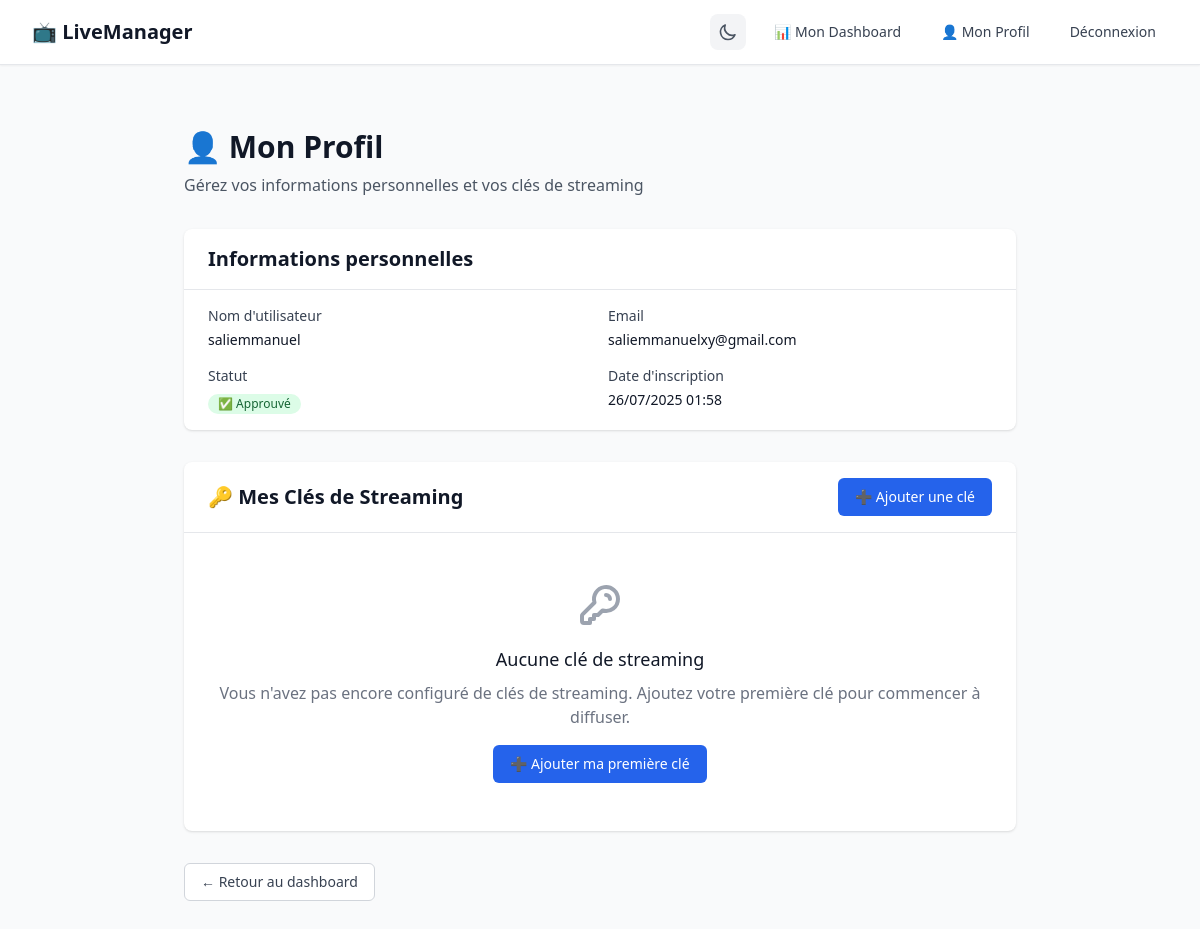
Screenshot of /profile/ (signed in) with the database file from the repository.
### streams/models.py (models this page shows, shortened)
class User(AbstractUser):
    is_admin = models.BooleanField(default=False, verbose_name="Administrateur")
    is_approved = models.BooleanField(default=False, verbose_name="Approuvé")
    class Meta:
        verbose_name = "Utilisateur"
        verbose_name_plural = "Utilisateurs"

### streams/views.py (the view)
# urls.py: path("profile/", views.profile, name="profile"),
@login_required
def profile(request):
    stream_keys = StreamKey.objects.filter(user=request.user).order_by("-created_at")
    return render(request, "streams/profile.html", {"user_stream_keys": stream_keys})

### templates/streams/profile.html (shortened to what this page needs)
{% extends 'base.html' %}
{% block content %}
<div class="min-h-screen bg-gray-50 dark:bg-gray-900 py-8">
    <div class="max-w-4xl mx-auto px-4 sm:px-6 lg:px-8">
        <div class="mb-8">
            <h1 class="text-3xl font-bold text-gray-900 dark:text-white">
                👤 Mon Profil
            </h1>
            <p class="mt-2 text-gray-600 dark:text-gray-400">
                Gérez vos informations personnelles et vos clés de streaming
            </p>
        </div>
        <div class="bg-white dark:bg-gray-800 shadow rounded-lg mb-8">
            <div class="px-6 py-4 border-b border-gray-200 dark:border-gray-700">
                <h2 class="text-xl font-semibold text-gray-900 dark:text-white">
                    Informations personnelles
                </h2>
            </div>
            <div class="px-6 py-4">
                <div class="grid grid-cols-1 md:grid-cols-2 gap-4">
                    <div>
                        <label class="block text-sm font-medium text-gray-700 dark:text-gray-300">
                            Nom d'utilisateur
                        </label>
                        <p class="mt-1 text-sm text-gray-900 dark:text-white">
                            {{ user.username }}
                        </p>
                    </div>
                    <div>
                        <label class="block text-sm font-medium text-gray-700 dark:text-gray-300">
                            Email
                        </label>
                        <p class="mt-1 text-sm text-gray-900 dark:text-white">
                            {{ user.email }}
                        </p>
                    </div>
                    <div>
                        <label class="block text-sm font-medium text-gray-700 dark:text-gray-300">
                            Statut
                        </label>
                        <p class="mt-1">
                            {% if user.is_approved %}
                                <span class="inline-flex items-center px-2.5 py-0.5 rounded-full text-xs font-medium bg-green-100 text-green-800 dark:bg-green-900 dark:text-green-200">
                                    ✅ Approuvé
                                </span>
                            {% else %}
                                <span class="inline-flex items-center px-2.5 py-0.5 rounded-full text-xs font-medium bg-yellow-100 text-yellow-800 dark:bg-yellow-900 dark:text-yellow-200">
                                    ⏳ En attente d'approbation
                                </span>
                            {% endif %}
                        </p>
                    </div>
                    <div>
                        <label class="block text-sm font-medium text-gray-700 dark:text-gray-300">
                            Date d'inscription
                        </label>
                        <p class="mt-1 text-sm text-gray-900 dark:text-white">
                            {{ user.date_joined|date:"d/m/Y H:i" }}
                        </p>
                    </div>
                </div>
            </div>
        </div>
        <div class="bg-white dark:bg-gray-800 shadow rounded-lg">
            <div class="px-6 py-4 border-b border-gray-200 dark:border-gray-700 flex justify-between items-center">
                <h2 class="text-xl font-semibold text-gray-900 dark:text-white">
                    🔑 Mes Clés de Streaming
                </h2>
                <a href="{% url 'add_stream_key' %}"
                   class="inline-flex items-center px-4 py-2 border border-transparent text-sm font-medium rounded-md text-white bg-blue-600 hover:bg-blue-700 focus:outline-none focus:ring-2 focus:ring-offset-2 focus:ring-blue-500 dark:bg-blue-500 dark:hover:bg-blue-600">
                    ➕ Ajouter une clé
                </a>
            </div>
            <div class="px-6 py-4">
                {% if user_stream_keys %}
                    <div class="space-y-4">
                        {% for stream_key in user_stream_keys %}
                            <div class="border border-gray-200 dark:border-gray-700 rounded-lg p-4 {% if not stream_key.is_active %}opacity-60{% endif %}">
                                <div class="flex justify-between items-start">
                                    <div class="flex-1">
                                        <div class="flex items-center space-x-2 mb-2">
                                            <h3 class="text-lg font-medium text-gray-900 dark:text-white">
                                                {{ stream_key.name }}
                                            </h3>
                                            {% if stream_key.is_active %}
                                                <span class="inline-flex items-center px-2 py-1 rounded-full text-xs font-medium bg-green-100 text-green-800 dark:bg-green-900 dark:text-green-200">
                                                    Active
                                                </span>
                                            {% else %}
                                                <span class="inline-flex items-center px-2 py-1 rounded-full text-xs font-medium bg-gray-100 text-gray-800 dark:bg-gray-700 dark:text-gray-300">
                                                    Inactive
                                                </span>
                                            {% endif %}
                                        </div>
                                        <div class="grid grid-cols-1 md:grid-cols-2 gap-4 text-sm">
                                            <div>
                                                <label class="block text-sm font-medium text-gray-700 dark:text-gray-300">
                                                    Plateforme
                                                </label>
                                                <p class="mt-1 text-gray-900 dark:text-white">
                                                    {{ stream_key.platform }}
                                                </p>
                                            </div>
                                            <div>
                                                <label class="block text-sm font-medium text-gray-700 dark:text-gray-300">
                                                    Clé RTMP
                                                </label>
                                                <p class="mt-1 text-gray-900 dark:text-white font-mono text-xs break-all">
                                                    {{ stream_key.key|truncatechars:50 }}
                                                </p>
                                            </div>
                                        </div>
                                        <div class="mt-2 text-xs text-gray-500 dark:text-gray-400">
                                            Créée le {{ stream_key.created_at|date:"d/m/Y H:i" }}
                                        </div>
                                    </div>
                                    <div class="flex space-x-2 ml-4">
                                        <a href="{% url 'edit_stream_key' stream_key.id %}"
                                           class="inline-flex items-center px-3 py-1 border border-gray-300 dark:border-gray-600 text-sm font-medium rounded-md text-gray-700 dark:text-gray-300 bg-white dark:bg-gray-700 hover:bg-gray-50 dark:hover:bg-gray-600 focus:outline-none focus:ring-2 focus:ring-offset-2 focus:ring-blue-500">
                                            ✏️ Modifier
                                        </a>
                                        <form method="post" action="{% url 'toggle_stream_key' stream_key.id %}" class="inline">
                                            {% csrf_token %}
                                            <button type="submit"
                                                    class="inline-flex items-center px-3 py-1 border border-gray-300 dark:border-gray-600 text-sm font-medium rounded-md text-gray-700 dark:text-gray-300 bg-white dark:bg-gray-700 hover:bg-gray-50 dark:hover:bg-gray-600 focus:outline-none focus:ring-2 focus:ring-offset-2 focus:ring-blue-500">
                                                {% if stream_key.is_active %}
                                                    🔒 Désactiver
                                                {% else %}
                                                    🔓 Activer
                                                {% endif %}
                                            </button>
                                        </form>
                                        <form method="post" action="{% url 'delete_stream_key' stream_key.id %}" class="inline"
                                              onsubmit="return confirm('Êtes-vous sûr de vouloir supprimer cette clé de streaming ?')">
                                            {% csrf_token %}
                                            <button type="submit"
                                                    class="inline-flex items-center px-3 py-1 border border-red-300 dark:border-red-600 text-sm font-medium rounded-md text-red-700 dark:text-red-300 bg-white dark:bg-gray-700 hover:bg-red-50 dark:hover:bg-red-900 focus:outline-none focus:ring-2 focus:ring-offset-2 focus:ring-red-500">
                                                🗑️ Supprimer
                                            </button>
                                        </form>
                                    </div>
                                </div>
                            </div>
                        {% endfor %}
                    </div>
                {% else %}
                    <div class="text-center py-8">
                        <div class="text-gray-400 dark:text-gray-500 mb-4">
                            <svg class="mx-auto h-12 w-12" fill="none" viewBox="0 0 24 24" stroke="currentColor">
                                <path stroke-linecap="round" stroke-linejoin="round" stroke-width="2" d="M15 7a2 2 0 012 2m4 0a6 6 0 01-7.743 5.743L11 17H9v2H7v2H4a1 1 0 01-1-1v-2.586a1 1 0 01.293-.707l5.964-5.964A6 6 0 1121 9z" />
                            </svg>
                        </div>
                        <h3 class="text-lg font-medium text-gray-900 dark:text-white mb-2">
                            Aucune clé de streaming
                        </h3>
                        <p class="text-gray-500 dark:text-gray-400 mb-4">
                            Vous n'avez pas encore configuré de clés de streaming.
                            Ajoutez votre première clé pour commencer à diffuser.
                        </p>
                        <a href="{% url 'add_stream_key' %}"
                           class="inline-flex items-center px-4 py-2 border border-transparent text-sm font-medium rounded-md text-white bg-blue-600 hover:bg-blue-700 focus:outline-none focus:ring-2 focus:ring-offset-2 focus:ring-blue-500 dark:bg-blue-500 dark:hover:bg-blue-600">
                            ➕ Ajouter ma première clé
                        </a>
                    </div>
                {% endif %}
            </div>
        </div>
        <div class="mt-8 flex justify-between">
            <a href="{% url 'dashboard' %}"
               class="inline-flex items-center px-4 py-2 border border-gray-300 dark:border-gray-600 text-sm font-medium rounded-md text-gray-700 dark:text-gray-300 bg-white dark:bg-gray-700 hover:bg-gray-50 dark:hover:bg-gray-600 focus:outline-none focus:ring-2 focus:ring-offset-2 focus:ring-blue-500">
                ← Retour au dashboard
            </a>
        </div>
    </div>
</div>
{% endblock %}

### templates/base.html (style rules this page uses)
* { transition: background-color 0.3s ease, color 0.3s ease, border-color 0.3s ease; }

### rows the page displays
User: username "saliemmanuel", email "saliemmanuelxy@gmail.com", date_joined "26/07/2025 01:58"
